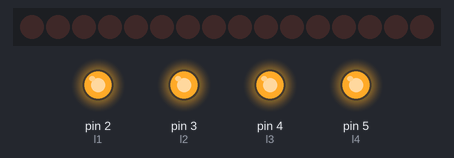
A sketch run on a simulated Arduino Uno, built with avr-gcc and run on an emulated ATmega328P. Parts: 16 shift-register outputs drawn as a row of LEDs (first output left, lit = HIGH), output pins drawn as LEDs (lit = HIGH). Wiring (inferred from the names in the program): 2 × shift register (74HC595): data pin 11; shift clock pin 12; latch pin 8. Wiring (inferred from the signals the program sends): row of LEDs: on Q0, Q1, Q2, Q3, Q4, Q5, Q6, Q7, Q8, Q9, Q10, Q11, Q12, Q13, Q14, Q15. Pins used as bus, display or sensor lines are not drawn.

Above: at 0.2 s.
At 1.2 s:
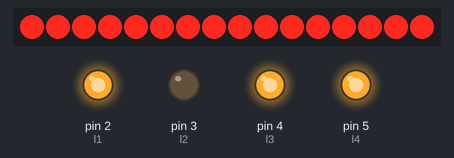
At 1.7 s:
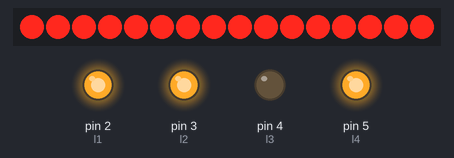
At 2.7 s:
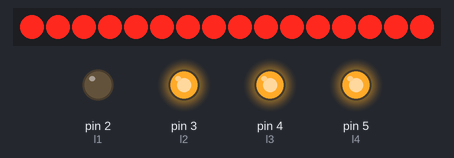
At 4.2 s:
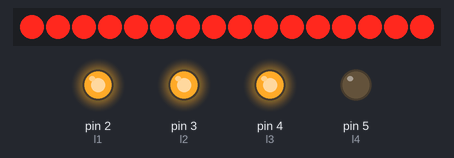
Timing chart, 0 to 4.6 s (numbered marks = the images above):
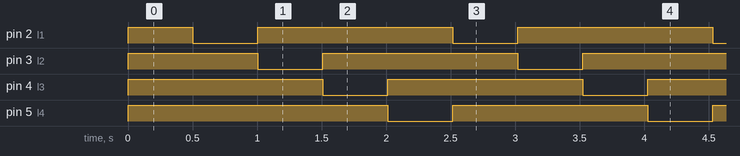

The sketch:

cube_test.ino
```cpp
#define l1 2
#define l2 3
#define l3 4
#define l4 5

#define but1 6
#define but2 7

#define latchPin 8
#define dataPin 11
#define clockPin 12

#define numOfRegisters 2
byte* registerState;
//int var;

long effectId = 0;
long prevEffect = 0;
long effectRepeat = 0;
long effectSpeed = 30;

void setup() {
  registerState = new byte[numOfRegisters];
  for (size_t i = 0; i < numOfRegisters; i++) {
    registerState[i] = 0;
  }
  pinMode(latchPin, OUTPUT);
  pinMode(clockPin, OUTPUT);
  pinMode(dataPin, OUTPUT);

  pinMode(l1, OUTPUT);
  pinMode(l2, OUTPUT);
  pinMode(l3, OUTPUT);
  pinMode(l4, OUTPUT);

  digitalWrite(l1, HIGH);
  digitalWrite(l2, HIGH);
  digitalWrite(l3, HIGH);
  digitalWrite(l4, HIGH);
  Serial.println(9600);
}

void loop() {
  for (int i = 0; i <= 4; i++) {
    switch (i) {
      case 1:
        digitalWrite(l1, LOW);
        digitalWrite(l2, HIGH);
        digitalWrite(l3, HIGH);
        digitalWrite(l4, HIGH);
        regWrite(0, 1);
        regWrite(1, 1);
        regWrite(2, 1);
        regWrite(3, 1);
        regWrite(4, 1);
        regWrite(5, 1);
        regWrite(6, 1);
        regWrite(7, 1);
        regWrite(8, 1);
        regWrite(9, 1);
        regWrite(10, 1);
        regWrite(11, 1);
        regWrite(12, 1);
        regWrite(13, 1);
        regWrite(14, 1);
        regWrite(15, 1);
        break;
      case 2:
        digitalWrite(l1, HIGH);
        digitalWrite(l2, LOW);
        digitalWrite(l3, HIGH);
        digitalWrite(l4, HIGH);
        regWrite(0, 1);
        regWrite(1, 1);
        regWrite(2, 1);
        regWrite(3, 1);
        regWrite(4, 1);
        regWrite(5, 1);
        regWrite(6, 1);
        regWrite(7, 1);
        regWrite(8, 1);
        regWrite(9, 1);
        regWrite(10, 1);
        regWrite(11, 1);
        regWrite(12, 1);
        regWrite(13, 1);
        regWrite(14, 1);
        regWrite(15, 1);
        break;
      case 3:
        digitalWrite(l1, HIGH);
        digitalWrite(l2, HIGH);
        digitalWrite(l3, LOW);
        digitalWrite(l4, HIGH);
        regWrite(0, 1);
        regWrite(1, 1);
        regWrite(2, 1);
        regWrite(3, 1);
        regWrite(4, 1);
        regWrite(5, 1);
        regWrite(6, 1);
        regWrite(7, 1);
        regWrite(8, 1);
        regWrite(9, 1);
        regWrite(10, 1);
        regWrite(11, 1);
        regWrite(12, 1);
        regWrite(13, 1);
        regWrite(14, 1);
        regWrite(15, 1);
        break;
      case 4:
        digitalWrite(l1, HIGH);
        digitalWrite(l2, HIGH);
        digitalWrite(l3, HIGH);
        digitalWrite(l4, LOW);
        regWrite(0, 1);
        regWrite(1, 1);
        regWrite(2, 1);
        regWrite(3, 1);
        regWrite(4, 1);
        regWrite(5, 1);
        regWrite(6, 1);
        regWrite(7, 1);
        regWrite(8, 1);
        regWrite(9, 1);
        regWrite(10, 1);
        regWrite(11, 1);
        regWrite(12, 1);
        regWrite(13, 1);
        regWrite(14, 1);
        regWrite(15, 1);
        break;
      case 5:
        digitalWrite(l1, HIGH);
        digitalWrite(l2, HIGH);
        digitalWrite(l3, HIGH);
        digitalWrite(l4, HIGH);
        regWrite(0, 1);
        regWrite(1, 1);
        regWrite(2, 1);
        regWrite(3, 1);
        regWrite(4, 1);
        regWrite(5, 1);
        regWrite(6, 1);
        regWrite(7, 1);
        regWrite(8, 1);
        regWrite(9, 1);
        regWrite(10, 1);
        regWrite(11, 1);
        regWrite(12, 1);
        regWrite(13, 1);
        regWrite(14, 1);
        regWrite(15, 1);
        break;
    }
    if (i == 4) {
      i = 0;
    }
    delay(500);
  }
  /*digitalWrite(l1, LOW);
    digitalWrite(l2, LOW);
    digitalWrite(l3, LOW);
    digitalWrite(l4, LOW);
    regWrite(0, 1);
    regWrite(1, 1);
    regWrite(2, 1);
    regWrite(3, 1);
    regWrite(4, 1);
    regWrite(5, 1);
    regWrite(6, 1);
    regWrite(7, 1);
    regWrite(8, 1);
    regWrite(9, 1);
    regWrite(10, 1);
    regWrite(11, 1);
    regWrite(12, 1);
    regWrite(13, 1);
    regWrite(14, 1);
    regWrite(15, 1);*/
}

void regWrite(int pin, bool state) {
  int reg = pin / 8;
  int actualPin = pin - (8 * reg);
  digitalWrite(latchPin, LOW);
  for (int i = 0; i < numOfRegisters; i++) {
    byte* states = &registerState[i];
    if (i == reg) {
      bitWrite(*states, actualPin, state);
    }
    shiftOut(dataPin, clockPin, MSBFIRST, *states);
  }
  digitalWrite(latchPin, HIGH);
}
```

Measured:
- by itself, pin 2 (l1), pin 3 (l2), pin 4 (l3), pin 5 (l4): alternates HIGH for 1.5 s and LOW for 0.50 s
- by itself, everything shown: repeats every 2.0 s, in 4 steps
